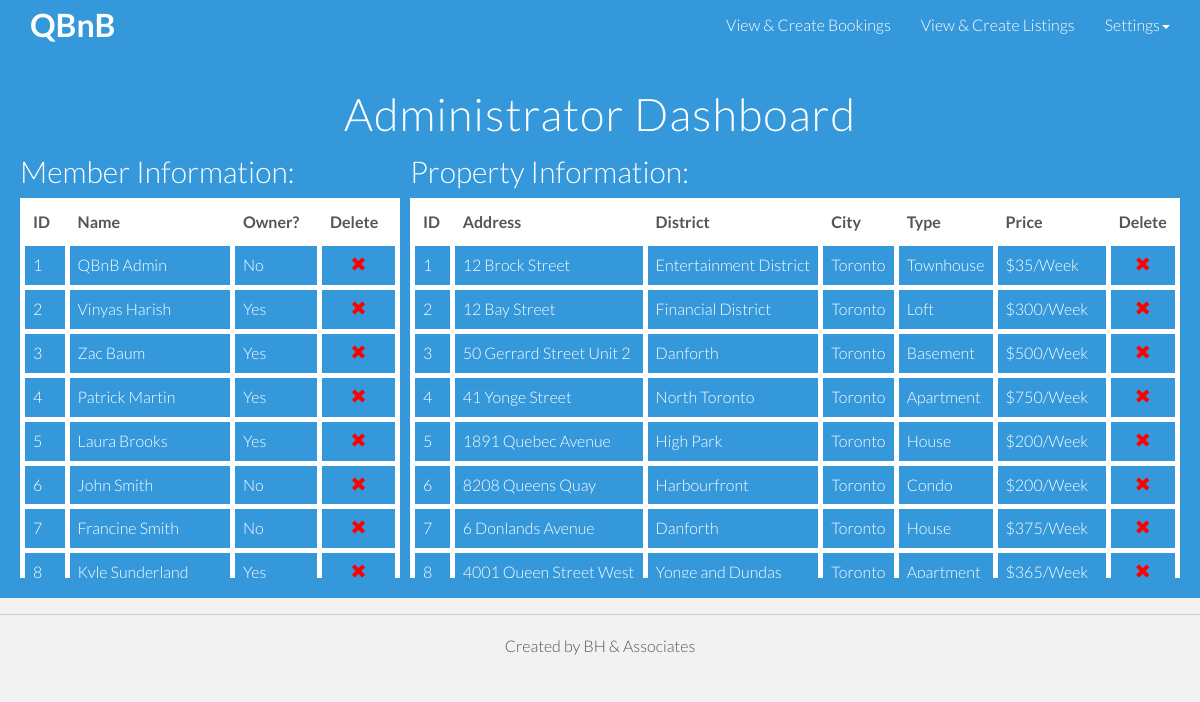
The app's page /QBnBSite/admindash.php with its own data.
### tables this page shows
CREATE TABLE Member(
  Member_ID int NOT NULL AUTO_INCREMENT,
  F_Name varchar(20) NOT NULL,
  L_Name varchar(20) NOT NULL,
  Email varchar(50) NOT NULL,
  Phone_No bigint(15) NOT NULL,
  Grad_Year int(4) NOT NULL,
  Faculty varchar(50) NOT NULL,
  Degree_Type char(10) NOT NULL,
  Password varchar(180) NOT NULL,
  PRIMARY KEY (Member_ID),
  UNIQUE (Email)
);

CREATE TABLE Property(
  Property_ID int NOT NULL AUTO_INCREMENT,
  Owner_ID int NOT NULL,
  Street_No int NOT NULL,
  Street_Name varchar(30) NOT NULL,
  City varchar(30) NOT NULL,
  Country varchar(30) NOT NULL,
  Postal_Code varchar(10) NOT NULL,
  District_Name varchar(30) NOT NULL,
  Type varchar(15) NOT NULL,
  Price decimal NOT NULL,
  PRIMARY KEY (Property_ID),
  FOREIGN KEY (District_Name) references District(District_Name) ON UPDATE CASCADE ON DELETE CASCADE,
  FOREIGN KEY (Owner_ID) references Member(Member_ID) ON UPDATE CASCADE ON DELETE CASCADE
);

### QBnBSite/admindash.php (the view, shortened to what this page needs)
<!DOCTYPE html>
<html lang="en">
	<head>
		<link href="css/bootstrap.css" rel="stylesheet">
		<link href="css/main.css" rel="stylesheet">
	</head>
 	<body>
		<div class="navbar navbar-default navbar-fixed-top">
	     	<div class="container">
	        	<div class="navbar-header">
		         	<a class="navbar-brand" href="admindash.php"><b>QBnB</b></a>
		        </div>
		        <div class="navbar-collapse collapse">
	         		<ul class="nav navbar-nav navbar-right">
	         			<li>
	         				<a href='userdash.php'>View &amp; Create Bookings</a>
	         			</li>
	         			<li>
	         				<a href='supplierdash.php'>View &amp; Create Listings</a>
	         			</li>
	         			<li class="active dropdown">
							<a href="#" class="dropdown-toggle" data-toggle="dropdown">Settings<span class="caret"></span></a>
						</li>
	         		</ul>
	        	</div>
		    </div>
	    </div>
		<div id="headerwrap" style="padding-top: 50px; min-height: 590px;">
			<div class="container">
				<div class="row">
					<div class="col-lg-6 col-lg-offset-3">
						<h1 style="text-align: center">Administrator Dashboard</h1>
					</div>
				</div>
				<div class="row">
					<div class="col-lg-4">
						<h2 style="margin-top: 0px;">Member Information:</h2>
						<div style="max-height: 380px !important; overflow: scroll;">
							<table class="table table-bordered table-hover">
					            <thead style="background-color: #dddddd">
					                <th>ID</th>
					                <th>Name</th>
					                <th>Owner?</th>
					                <th>Delete</th>
					            </thead>
								<?php
						 			include_once 'config/connection.php';
									$queryBasicMemberInfo = "SELECT *
															 FROM Member";
									$queryBasicMemberInfo = mysqli_query($con,$queryBasicMemberInfo);
									while ($rowMember = mysqli_fetch_array($queryBasicMemberInfo)){
										echo "<tbody style='color: white;'>";
										echo "<tr>";
										echo "<td>".$rowMember['Member_ID']."</td>";
										echo "<td><a class='intable' data-placement='right' data-toggle='popover' title='Consumer Details'>";
										echo $rowMember['F_Name'].' '.$rowMember['L_Name']."</a>";
										echo "<div id='popover-content' class='hide'><p style='color: #3498db'>";
										echo "</p></div></td>";
										$queryCheckIfOwner = "SELECT Property_ID
															  FROM Property
															  WHERE Owner_ID = '$rowMember[Member_ID]'";
										$queryCheckIfOwner = mysqli_query($con, $queryCheckIfOwner);
										if (mysqli_num_rows($queryCheckIfOwner) == 0)
											echo "<td> No </td>";
										else {
											echo "<td><a class='intable' data-placement='right' data-toggle='popover' title='Owner Details'>";
											echo "Yes </a>";
											echo "<div id='popover-content' class='hide'><p style='color: #3498db'>";
											echo "</p></div></td>";
										}
										echo "<td align='center'><form name='Delete_Member' id='Delete_Member' action='admindash.php' method='POST'>";
										echo "<button style='background: transparent; border: none; padding: 0;' type=submit name='Delete_Member'
													data-toggle='tooltip' data-placement='right' title='Are you sure?'>";
										echo "<span class='glyphicon glyphicon-remove' aria-hidden='true' style='color: red;'></span></form></td>";
										echo"</tr>";
									}
								?>
								</table>
								</div>
							</div>
							<div class="col-lg-8" style='padding-bottom: 20px;'>
								<h2 style="margin-top: 0px;">Property Information:</h2>
								<div style="max-height: 380px !important; overflow: scroll;">
									<table class="table table-bordered table-hover">
							            <thead style="background-color: #dddddd">
							                <th>ID</th>
							                <th>Address </th>
							                <th>District</th>
							                <th>City</th>
											<th>Type</th>
							                <th>Price</th>
							                <th>Delete</th>
							            </thead>
										<?php
								 			include_once 'config/connection.php';
											$queryBasicPropInfo = "SELECT *
																   FROM Property";
											$queryBasicPropInfo = mysqli_query($con,$queryBasicPropInfo);
											while ($rowProperty = mysqli_fetch_array($queryBasicPropInfo)){
												echo "<tbody style='color: white;'>";
												echo "<tr><td>".$rowProperty['Property_ID']."</td>";
												echo "<td><a class='intable' data-placement='right' data-toggle='popover' title='Property Details'>";
												echo $rowProperty['Street_No'].' '.$rowProperty['Street_Name']."</a>";
												echo "<div id='popover-content' class='hide'><p style='color: #3498db' overflow-y: scroll>";
												echo "</p></div></td>";
												echo "<td>".$rowProperty['District_Name']."</td>";
												echo "<td>".$rowProperty['City']."</td>";
												echo "<td>".$rowProperty['Type']."</td>";
												echo "<td>".'$'.$rowProperty['Price'].'/Week'."</td>";
												echo "<td align = center ><form name='Delete_Property' id='Delete_Property' action='admindash.php' method='POST'>";
												echo "<button style='background: transparent; border: none; padding: 0;' type=submit name='Delete_Property'
															data-toggle='tooltip' data-placement='right' title='Are you sure?'>";
												echo "<span class='glyphicon glyphicon-remove' aria-hidden='true' style='color: red;'></span></form></td></tr>";
											}
										?>
									</table>
								</div>
							</div>
						</div>
					</div>
				</div>
		<div style='max-height: 25px;'>
				<hr>
			<div class="container">
				<p class="centered">Created by BH &amp; Associates</p>
			</div>
		</div>
	</body>
</html>

### QBnBSite/css/main.css (style rules this page uses)
body { background-color: #f2f2f2; font-family: 'Lato', sans-serif; font-weight: 300; font-size: 16px; color: #555; -webkit-font-smoothing: antialiased; -webkit-overflow-scrolling: touch; }
h1, h2, h3, h4, h5, h6 { font-family: 'Lato', sans-serif; font-weight: 300; color: #333; }
h1 { font-size: 40px; }
h2 { color: white; }
p { line-height: 28px; margin-bottom: 15px; font-size: 16px; }
.centered { text-align: center; }
a { color: #3498db; word-wrap: break-word; -webkit-transition: color 0.1s ease-in, background 0.1s ease-in; -moz-transition: color 0.1s ease-in, background 0.1s ease-in; -ms-transition: color 0.1s ease-in, background 0.1s ease-in; -o-transition: color 0.1s ease-in, background 0.1s ease-in; transition: color 0.1s ease-in, background 0.1s ease-in; }
a.intable { color: white; -webkit-transition: color 0s ease-in, background 0s ease-in; -moz-transition: color 0s ease-in, background 0s ease-in; -ms-transition: color 0s ease-in, background 0s ease-in; -o-transition: color 0s ease-in, background 0s ease-in; transition: color 0s ease-in, background 0s ease-in; }
a:before, a:after { -webkit-transition: color 0.1s ease-in, background 0.1s ease-in; -moz-transition: color 0.1s ease-in, background 0.1s ease-in; -ms-transition: color 0.1s ease-in, background 0.1s ease-in; -o-transition: color 0.1s ease-in, background 0.1s ease-in; transition: color 0.1s ease-in, background 0.1s ease-in; }
hr { display: block; height: 1px; border: 0; border-top: 1px solid #ccc; margin: 1em 0; padding: 0; }
.navbar-default { background-color: #3498db; border-color: transparent; }
.navbar-default .navbar-brand { color: white; font-size: 200% }
.navbar-default .navbar-nav > li > a { color: white; }
#headerwrap { background-color: #3498db; margin-top: -20px; padding-top: 200px; background-attachment: relative; background-position: center center; min-height: 680px; width: 100%; -webkit-background-size: 100%; -moz-background-size: 100%; -o-background-size: 100%; background-size: 100%; -webkit-background-size: cover; -moz-background-size: cover; -o-background-size: cover; background-size: cover; }
#headerwrap h1 { margin-top: 60px; margin-bottom: 15px; color: white; font-size: 45px; font-weight: 300; letter-spacing: 1px; }
.table-bordered { border: 5px solid white; }
.table-bordered > thead > tr > th, .table-bordered > tbody > tr > th, .table-bordered > tfoot > tr > th, .table-bordered > thead > tr > td, .table-bordered > tbody > tr > td, .table-bordered > tfoot > tr > td { border: 5px solid white; }
.table > thead > tr > th, .table > tbody > tr > th, .table > tfoot > tr > th, .table > thead > tr > td, .table > tbody > tr > td, .table > tfoot > tr > td { padding: 8px; line-height: 1.428571429; vertical-align: top; border-top: 5px solid white; }
.table > thead > tr > th { vertical-align: bottom; border-bottom: 5px solid white; }
.table > tbody + tbody { border-top: 5px solid white; }
.table-bordered > thead > tr > th, .table-bordered > thead > tr > td { border-bottom-width: 5px; background-color: white; }

### records on screen
member: Member_ID "1", F_Name "QBnB", L_Name "Admin", shows "No"
member: Member_ID "2", F_Name "Vinyas", L_Name "Harish"
member: Member_ID "3", F_Name "Zac", L_Name "Baum"
member: Member_ID "4", F_Name "Patrick", L_Name "Martin"
member: Member_ID "5", F_Name "Laura", L_Name "Brooks"
member: Member_ID "6", F_Name "John", L_Name "Smith", shows "No"
member: Member_ID "7", F_Name "Francine", L_Name "Smith", shows "No"
member: Member_ID "8", F_Name "Kyle", L_Name "Sunderland"
property: Property_ID "1", Street_No "12", Street_Name "Brock Street", District_Name "Entertainment District", City "Toronto", Type "Townhouse", Price "35"
property: Property_ID "2", Street_No "12", Street_Name "Bay Street", District_Name "Financial District", City "Toronto", Type "Loft", Price "300"
property: Property_ID "3", Street_No "50", Street_Name "Gerrard Street Unit 2", District_Name "Danforth", City "Toronto", Type "Basement", Price "500"
property: Property_ID "4", Street_No "41", Street_Name "Yonge Street", District_Name "North Toronto", City "Toronto", Type "Apartment", Price "750"
property: Property_ID "5", Street_No "1891", Street_Name "Quebec Avenue", District_Name "High Park", City "Toronto", Type "House", Price "200"
property: Property_ID "6", Street_No "8208", Street_Name "Queens Quay", District_Name "Harbourfront", City "Toronto", Type "Condo", Price "200"
property: Property_ID "7", Street_No "6", Street_Name "Donlands Avenue", District_Name "Danforth", City "Toronto", Type "House", Price "375"
property: Property_ID "8", Street_No "4001", Street_Name "Queen Street West", District_Name "Yonge and Dundas", City "Toronto", Type "Apartment", Price "365"
